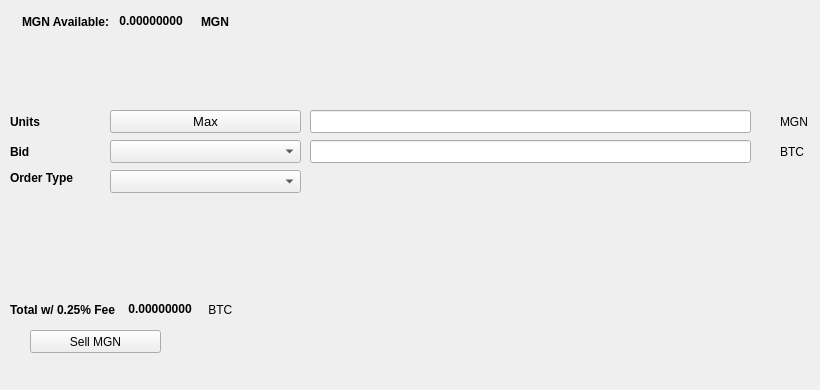
   <widget class="QWidget" name="SellTab">
    <attribute name="title">
     <string>Sell</string>
    </attribute>
    <widget class="QLabel" name="label_16">
     <property name="geometry">
      <rect>
       <x>780</x>
       <y>140</y>
       <width>31</width>
       <height>23</height>
      </rect>
     </property>
     <property name="text">
      <string>BTC</string>
     </property>
    </widget>
    <widget class="QComboBox" name="SellBidcomboBox">
     <property name="geometry">
      <rect>
       <x>110</x>
       <y>140</y>
       <width>191</width>
       <height>23</height>
      </rect>
     </property>
     <property name="font">
      <font>
       <pointsize>10</pointsize>
      </font>
     </property>
    </widget>
    <widget class="QLabel" name="label_18">
     <property name="geometry">
      <rect>
       <x>10</x>
       <y>110</y>
       <width>46</width>
       <height>23</height>
      </rect>
     </property>
     <property name="font">
      <font>
       <weight>75</weight>
       <bold>true</bold>
      </font>
     </property>
     <property name="text">
      <string>Units</string>
     </property>
    </widget>
    <widget class="QPushButton" name="Sell_Max_Amount">
     <property name="geometry">
      <rect>
       <x>110</x>
       <y>110</y>
       <width>191</width>
       <height>23</height>
      </rect>
     </property>
     <property name="font">
      <font>
       <pointsize>10</pointsize>
      </font>
     </property>
     <property name="text">
      <string>Max</string>
     </property>
    </widget>
    <widget class="QLabel" name="label_20">
     <property name="geometry">
      <rect>
       <x>10</x>
       <y>170</y>
       <width>91</width>
       <height>16</height>
      </rect>
     </property>
     <property name="font">
      <font>
       <weight>75</weight>
       <bold>true</bold>
      </font>
     </property>
     <property name="text">
      <string>Order Type</string>
     </property>
    </widget>
    <widget class="QComboBox" name="SellOrdertypeCombo">
     <property name="geometry">
      <rect>
       <x>110</x>
       <y>170</y>
       <width>191</width>
       <height>23</height>
      </rect>
     </property>
     <property name="font">
      <font>
       <pointsize>10</pointsize>
      </font>
     </property>
    </widget>
    <widget class="QLabel" name="label_21">
     <property name="geometry">
      <rect>
       <x>10</x>
       <y>140</y>
       <width>46</width>
       <height>23</height>
      </rect>
     </property>
     <property name="font">
      <font>
       <weight>75</weight>
       <bold>true</bold>
      </font>
     </property>
     <property name="text">
      <string>Bid</string>
     </property>
    </widget>
    <widget class="QLabel" name="label_22">
     <property name="geometry">
      <rect>
       <x>780</x>
       <y>110</y>
       <width>31</width>
       <height>23</height>
      </rect>
     </property>
     <property name="text">
      <string>MGN</string>
     </property>
    </widget>
    <widget class="QLineEdit" name="UnitsInputMGN">
     <property name="geometry">
      <rect>
       <x>310</x>
       <y>110</y>
       <width>441</width>
       <height>23</height>
      </rect>
     </property>
     <property name="font">
      <font>
       <pointsize>9</pointsize>
       <weight>75</weight>
       <bold>true</bold>
      </font>
     </property>
    </widget>
    <widget class="QLineEdit" name="SellBidPriceEdit">
     <property name="geometry">
      <rect>
       <x>310</x>
       <y>140</y>
       <width>441</width>
       <height>23</height>
      </rect>
     </property>
     <property name="font">
      <font>
       <pointsize>9</pointsize>
       <weight>75</weight>
       <bold>true</bold>
      </font>
     </property>
    </widget>
    <widget class="QPushButton" name="SellMGNBTN">
     <property name="geometry">
      <rect>
       <x>30</x>
       <y>330</y>
       <width>131</width>
       <height>23</height>
      </rect>
     </property>
     <property name="text">
      <string>Sell MGN</string>
     </property>
     <property name="icon">
      <iconset resource="../mgn">
       <normaloff>:/icons/bitcoin</normaloff>:/icons/bitcoin</iconset>
     </property>
    </widget>
    <widget class="QWidget" name="layoutWidget3">
     <property name="geometry">
      <rect>
       <x>22</x>
       <y>12</y>
       <width>258</width>
       <height>19</height>
      </rect>
     </property>
     <layout class="QHBoxLayout" name="horizontalLayout">
      <item>
       <widget class="QLabel" name="label232_2">
        <property name="font">
         <font>
          <weight>75</weight>
          <bold>true</bold>
         </font>
        </property>
        <property name="text">
         <string>MGN Available:</string>
        </property>
       </widget>
      </item>
      <item>
       <widget class="QLabel" name="MGNAvailableLabel">
        <property name="palette">
         <palette>
          <active>
           <colorrole role="WindowText">
            <brush brushstyle="SolidPattern">
             <color alpha="255">
              <red>0</red>
              <green>0</green>
              <blue>0</blue>
             </color>
            </brush>
           </colorrole>
           <colorrole role="Button">
            <brush brushstyle="SolidPattern">
             <color alpha="255">
              <red>0</red>
              <green>170</green>
              <blue>0</blue>
             </color>
            </brush>
           </colorrole>
           <colorrole role="Light">
            <brush brushstyle="SolidPattern">
             <color alpha="255">
              <red>0</red>
              <green>255</green>
              <blue>0</blue>
             </color>
            </brush>
           </colorrole>
           <colorrole role="Midlight">
            <brush brushstyle="SolidPattern">
             <color alpha="255">
              <red>0</red>
              <green>212</green>
              <blue>0</blue>
             </color>
            </brush>
           </colorrole>
           <colorrole role="Dark">
            <brush brushstyle="SolidPattern">
             <color alpha="255">
              <red>0</red>
              <green>85</green>
              <blue>0</blue>
             </color>
            </brush>
           </colorrole>
           <colorrole role="Mid">
            <brush brushstyle="SolidPattern">
             <color alpha="255">
              <red>0</red>
              <green>113</green>
              <blue>0</blue>
             </color>
            </brush>
           </colorrole>
           <colorrole role="Text">
            <brush brushstyle="SolidPattern">
             <color alpha="255">
              <red>0</red>
              <green>170</green>
              <blue>0</blue>
             </color>
            </brush>
           </colorrole>
           <colorrole role="BrightText">
            <brush brushstyle="SolidPattern">
             <color alpha="255">
              <red>255</red>
              <green>255</green>
              <blue>255</blue>
             </color>
            </brush>
           </colorrole>
           <colorrole role="ButtonText">
            <brush brushstyle="SolidPattern">
             <color alpha="255">
              <red>0</red>
              <green>0</green>
              <blue>0</blue>
             </color>
            </brush>
           </colorrole>
           <colorrole role="Base">
            <brush brushstyle="SolidPattern">
             <color alpha="255">
              <red>255</red>
              <green>255</green>
              <blue>255</blue>
             </color>
            </brush>
           </colorrole>
           <colorrole role="Window">
            <brush brushstyle="SolidPattern">
             <color alpha="255">
              <red>0</red>
              <green>170</green>
              <blue>0</blue>
             </color>
            </brush>
           </colorrole>
           <colorrole role="Shadow">
            <brush brushstyle="SolidPattern">
             <color alpha="255">
              <red>0</red>
              <green>0</green>
              <blue>0</blue>
             </color>
            </brush>
           </colorrole>
           <colorrole role="AlternateBase">
            <brush brushstyle="SolidPattern">
             <color alpha="255">
              <red>127</red>
              <green>212</green>
              <blue>127</blue>
             </color>
            </brush>
           </colorrole>
           <colorrole role="ToolTipBase">
            <brush brushstyle="SolidPattern">
             <color alpha="255">
              <red>255</red>
              <green>255</green>
              <blue>220</blue>
             </color>
            </brush>
           </colorrole>
           <colorrole role="ToolTipText">
            <brush brushstyle="SolidPattern">
             <color alpha="255">
              <red>0</red>
              <green>0</green>
              <blue>0</blue>
             </color>
            </brush>
           </colorrole>
          </active>
          <inactive>
           <colorrole role="WindowText">
            <brush brushstyle="SolidPattern">
             <color alpha="255">
              <red>0</red>
              <green>0</green>
              <blue>0</blue>
             </color>
            </brush>
           </colorrole>
           <colorrole role="Button">
            <brush brushstyle="SolidPattern">
             <color alpha="255">
              <red>0</red>
              <green>170</green>
              <blue>0</blue>
             </color>
            </brush>
           </colorrole>
           <colorrole role="Light">
            <brush brushstyle="SolidPattern">
             <color alpha="255">
              <red>0</red>
              <green>255</green>
              <blue>0</blue>
             </color>
            </brush>
           </colorrole>
           <colorrole role="Midlight">
            <brush brushstyle="SolidPattern">
             <color alpha="255">
              <red>0</red>
              <green>212</green>
              <blue>0</blue>
             </color>
            </brush>
           </colorrole>
           <colorrole role="Dark">
            <brush brushstyle="SolidPattern">
             <color alpha="255">
              <red>0</red>
              <green>85</green>
              <blue>0</blue>
             </color>
            </brush>
           </colorrole>
           <colorrole role="Mid">
            <brush brushstyle="SolidPattern">
             <color alpha="255">
              <red>0</red>
              <green>113</green>
              <blue>0</blue>
             </color>
            </brush>
           </colorrole>
           <colorrole role="Text">
            <brush brushstyle="SolidPattern">
             <color alpha="255">
              <red>0</red>
              <green>170</green>
              <blue>0</blue>
             </color>
            </brush>
           </colorrole>
           <colorrole role="BrightText">
            <brush brushstyle="SolidPattern">
             <color alpha="255">
              <red>255</red>
              <green>255</green>
              <blue>255</blue>
             </color>
            </brush>
           </colorrole>
           <colorrole role="ButtonText">
            <brush brushstyle="SolidPattern">
             <color alpha="255">
              <red>0</red>
              <green>0</green>
              <blue>0</blue>
             </color>
            </brush>
           </colorrole>
           <colorrole role="Base">
            <brush brushstyle="SolidPattern">
             <color alpha="255">
              <red>255</red>
              <green>255</green>
              <blue>255</blue>
             </color>
            </brush>
           </colorrole>
           <colorrole role="Window">
            <brush brushstyle="SolidPattern">
             <color alpha="255">
              <red>0</red>
              <green>170</green>
              <blue>0</blue>
             </color>
            </brush>
           </colorrole>
           <colorrole role="Shadow">
            <brush brushstyle="SolidPattern">
             <color alpha="255">
              <red>0</red>
              <green>0</green>
              <blue>0</blue>
             </color>
            </brush>
           </colorrole>
           <colorrole role="AlternateBase">
            <brush brushstyle="SolidPattern">
             <color alpha="255">
              <red>127</red>
              <green>212</green>
              <blue>127</blue>
             </color>
            </brush>
           </colorrole>
           <colorrole role="ToolTipBase">
            <brush brushstyle="SolidPattern">
             <color alpha="255">
              <red>255</red>
              <green>255</green>
              <blue>220</blue>
             </color>
            </brush>
           </colorrole>
           <colorrole role="ToolTipText">
            <brush brushstyle="SolidPattern">
             <color alpha="255">
              <red>0</red>
              <green>0</green>
              <blue>0</blue>
             </color>
            </brush>
           </colorrole>
          </inactive>
          <disabled>
           <colorrole role="WindowText">
            <brush brushstyle="SolidPattern">
             <color alpha="255">
              <red>0</red>
              <green>85</green>
              <blue>0</blue>
             </color>
            </brush>
           </colorrole>
           <colorrole role="Button">
            <brush brushstyle="SolidPattern">
             <color alpha="255">
              <red>0</red>
              <green>170</green>
              <blue>0</blue>
             </color>
            </brush>
           </colorrole>
           <colorrole role="Light">
            <brush brushstyle="SolidPattern">
             <color alpha="255">
              <red>0</red>
              <green>255</green>
              <blue>0</blue>
             </color>
            </brush>
           </colorrole>
           <colorrole role="Midlight">
            <brush brushstyle="SolidPattern">
             <color alpha="255">
              <red>0</red>
              <green>212</green>
              <blue>0</blue>
             </color>
            </brush>
           </colorrole>
           <colorrole role="Dark">
            <brush brushstyle="SolidPattern">
             <color alpha="255">
              <red>0</red>
              <green>85</green>
              <blue>0</blue>
             </color>
            </brush>
           </colorrole>
           <colorrole role="Mid">
            <brush brushstyle="SolidPattern">
             <color alpha="255">
              <red>0</red>
              <green>113</green>
              <blue>0</blue>
             </color>
            </brush>
           </colorrole>
           <colorrole role="Text">
            <brush brushstyle="SolidPattern">
             <color alpha="255">
              <red>0</red>
              <green>85</green>
              <blue>0</blue>
             </color>
            </brush>
           </colorrole>
           <colorrole role="BrightText">
            <brush brushstyle="SolidPattern">
             <color alpha="255">
              <red>255</red>
              <green>255</green>
              <blue>255</blue>
             </color>
            </brush>
           </colorrole>
           <colorrole role="ButtonText">
            <brush brushstyle="SolidPattern">
             <color alpha="255">
              <red>0</red>
              <green>85</green>
              <blue>0</blue>
             </color>
            </brush>
           </colorrole>
           <colorrole role="Base">
            <brush brushstyle="SolidPattern">
             <color alpha="255">
              <red>0</red>
              <green>170</green>
              <blue>0</blue>
             </color>
            </brush>
           </colorrole>
           <colorrole role="Window">
            <brush brushstyle="SolidPattern">
             <color alpha="255">
              <red>0</red>
              <green>170</green>
              <blue>0</blue>
             </color>
            </brush>
           </colorrole>
           <colorrole role="Shadow">
            <brush brushstyle="SolidPattern">
             <color alpha="255">
              <red>0</red>
              <green>0</green>
              <blue>0</blue>
             </color>
            </brush>
           </colorrole>
           <colorrole role="AlternateBase">
            <brush brushstyle="SolidPattern">
             <color alpha="255">
              <red>0</red>
              <green>170</green>
              <blue>0</blue>
             </color>
            </brush>
           </colorrole>
           <colorrole role="ToolTipBase">
            <brush brushstyle="SolidPattern">
             <color alpha="255">
              <red>255</red>
              <green>255</green>
              <blue>220</blue>
             </color>
            </brush>
           </colorrole>
           <colorrole role="ToolTipText">
            <brush brushstyle="SolidPattern">
             <color alpha="255">
              <red>0</red>
              <green>0</green>
              <blue>0</blue>
             </color>
            </brush>
           </colorrole>
          </disabled>
         </palette>
        </property>
        <property name="font">
         <font>
          <weight>75</weight>
          <bold>true</bold>
         </font>
        </property>
        <property name="text">
         <string> 0.00000000 </string>
        </property>
        <property name="textInteractionFlags">
         <set>Qt::LinksAccessibleByMouse|Qt::TextSelectableByKeyboard|Qt::TextSelectableByMouse</set>
        </property>
       </widget>
      </item>
      <item>
       <widget class="QLabel" name="labelMGN">
        <property name="font">
         <font>
          <weight>75</weight>
          <bold>true</bold>
         </font>
        </property>
        <property name="text">
         <string>MGN</string>
        </property>
       </widget>
      </item>
     </layout>
    </widget>
    <widget class="QWidget" name="layoutWidget">
     <property name="geometry">
      <rect>
       <x>10</x>
       <y>300</y>
       <width>268</width>
       <height>19</height>
      </rect>
     </property>
     <layout class="QHBoxLayout" name="horizontalLayout_2">
      <item>
       <widget class="QLabel" name="label_19">
        <property name="font">
         <font>
          <weight>75</weight>
          <bold>true</bold>
         </font>
        </property>
        <property name="text">
         <string>Total w/ 0.25% Fee </string>
        </property>
       </widget>
      </item>
      <item>
       <widget class="QLabel" name="SellCostLabel">
        <property name="palette">
         <palette>
          <active>
           <colorrole role="WindowText">
            <brush brushstyle="SolidPattern">
             <color alpha="255">
              <red>0</red>
              <green>0</green>
              <blue>0</blue>
             </color>
            </brush>
           </colorrole>
           <colorrole role="Button">
            <brush brushstyle="SolidPattern">
             <color alpha="255">
              <red>0</red>
              <green>170</green>
              <blue>0</blue>
             </color>
            </brush>
           </colorrole>
           <colorrole role="Light">
            <brush brushstyle="SolidPattern">
             <color alpha="255">
              <red>0</red>
              <green>255</green>
              <blue>0</blue>
             </color>
            </brush>
           </colorrole>
           <colorrole role="Midlight">
            <brush brushstyle="SolidPattern">
             <color alpha="255">
              <red>0</red>
              <green>212</green>
              <blue>0</blue>
             </color>
            </brush>
           </colorrole>
           <colorrole role="Dark">
            <brush brushstyle="SolidPattern">
             <color alpha="255">
              <red>0</red>
              <green>85</green>
              <blue>0</blue>
             </color>
            </brush>
           </colorrole>
           <colorrole role="Mid">
            <brush brushstyle="SolidPattern">
             <color alpha="255">
              <red>0</red>
              <green>113</green>
              <blue>0</blue>
             </color>
            </brush>
           </colorrole>
           <colorrole role="Text">
            <brush brushstyle="SolidPattern">
             <color alpha="255">
              <red>0</red>
              <green>170</green>
              <blue>0</blue>
             </color>
            </brush>
           </colorrole>
           <colorrole role="BrightText">
            <brush brushstyle="SolidPattern">
             <color alpha="255">
              <red>255</red>
              <green>255</green>
              <blue>255</blue>
             </color>
            </brush>
           </colorrole>
           <colorrole role="ButtonText">
            <brush brushstyle="SolidPattern">
             <color alpha="255">
              <red>0</red>
              <green>0</green>
              <blue>0</blue>
             </color>
            </brush>
           </colorrole>
           <colorrole role="Base">
            <brush brushstyle="SolidPattern">
             <color alpha="255">
              <red>255</red>
              <green>255</green>
              <blue>255</blue>
             </color>
            </brush>
           </colorrole>
           <colorrole role="Window">
            <brush brushstyle="SolidPattern">
             <color alpha="255">
              <red>0</red>
              <green>170</green>
              <blue>0</blue>
             </color>
            </brush>
           </colorrole>
           <colorrole role="Shadow">
            <brush brushstyle="SolidPattern">
             <color alpha="255">
              <red>0</red>
              <green>0</green>
              <blue>0</blue>
             </color>
            </brush>
           </colorrole>
           <colorrole role="AlternateBase">
            <brush brushstyle="SolidPattern">
             <color alpha="255">
              <red>127</red>
              <green>212</green>
              <blue>127</blue>
             </color>
            </brush>
           </colorrole>
           <colorrole role="ToolTipBase">
            <brush brushstyle="SolidPattern">
             <color alpha="255">
              <red>255</red>
              <green>255</green>
              <blue>220</blue>
             </color>
            </brush>
           </colorrole>
           <colorrole role="ToolTipText">
            <brush brushstyle="SolidPattern">
             <color alpha="255">
              <red>0</red>
              <green>0</green>
              <blue>0</blue>
             </color>
            </brush>
           </colorrole>
          </active>
          <inactive>
           <colorrole role="WindowText">
            <brush brushstyle="SolidPattern">
             <color alpha="255">
              <red>0</red>
              <green>0</green>
              <blue>0</blue>
             </color>
            </brush>
           </colorrole>
           <colorrole role="Button">
            <brush brushstyle="SolidPattern">
             <color alpha="255">
              <red>0</red>
              <green>170</green>
              <blue>0</blue>
             </color>
            </brush>
           </colorrole>
           <colorrole role="Light">
            <brush brushstyle="SolidPattern">
             <color alpha="255">
              <red>0</red>
              <green>255</green>
              <blue>0</blue>
             </color>
            </brush>
           </colorrole>
           <colorrole role="Midlight">
            <brush brushstyle="SolidPattern">
             <color alpha="255">
              <red>0</red>
              <green>212</green>
              <blue>0</blue>
             </color>
            </brush>
           </colorrole>
           <colorrole role="Dark">
            <brush brushstyle="SolidPattern">
             <color alpha="255">
              <red>0</red>
              <green>85</green>
              <blue>0</blue>
             </color>
            </brush>
           </colorrole>
           <colorrole role="Mid">
            <brush brushstyle="SolidPattern">
             <color alpha="255">
              <red>0</red>
              <green>113</green>
              <blue>0</blue>
             </color>
            </brush>
           </colorrole>
           <colorrole role="Text">
            <brush brushstyle="SolidPattern">
             <color alpha="255">
              <red>0</red>
              <green>170</green>
              <blue>0</blue>
             </color>
            </brush>
           </colorrole>
           <colorrole role="BrightText">
            <brush brushstyle="SolidPattern">
             <color alpha="255">
              <red>255</red>
              <green>255</green>
              <blue>255</blue>
             </color>
            </brush>
           </colorrole>
           <colorrole role="ButtonText">
            <brush brushstyle="SolidPattern">
             <color alpha="255">
              <red>0</red>
              <green>0</green>
              <blue>0</blue>
             </color>
            </brush>
           </colorrole>
           <colorrole role="Base">
            <brush brushstyle="SolidPattern">
             <color alpha="255">
              <red>255</red>
              <green>255</green>
              <blue>255</blue>
             </color>
            </brush>
           </colorrole>
           <colorrole role="Window">
            <brush brushstyle="SolidPattern">
             <color alpha="255">
              <red>0</red>
              <green>170</green>
              <blue>0</blue>
             </color>
            </brush>
           </colorrole>
           <colorrole role="Shadow">
            <brush brushstyle="SolidPattern">
             <color alpha="255">
              <red>0</red>
              <green>0</green>
              <blue>0</blue>
             </color>
            </brush>
           </colorrole>
           <colorrole role="AlternateBase">
            <brush brushstyle="SolidPattern">
             <color alpha="255">
              <red>127</red>
              <green>212</green>
              <blue>127</blue>
             </color>
            </brush>
           </colorrole>
           <colorrole role="ToolTipBase">
            <brush brushstyle="SolidPattern">
             <color alpha="255">
              <red>255</red>
              <green>255</green>
              <blue>220</blue>
             </color>
            </brush>
           </colorrole>
           <colorrole role="ToolTipText">
            <brush brushstyle="SolidPattern">
             <color alpha="255">
              <red>0</red>
              <green>0</green>
              <blue>0</blue>
             </color>
            </brush>
           </colorrole>
          </inactive>
          <disabled>
           <colorrole role="WindowText">
            <brush brushstyle="SolidPattern">
             <color alpha="255">
              <red>0</red>
              <green>85</green>
              <blue>0</blue>
             </color>
            </brush>
           </colorrole>
           <colorrole role="Button">
            <brush brushstyle="SolidPattern">
             <color alpha="255">
              <red>0</red>
              <green>170</green>
              <blue>0</blue>
             </color>
            </brush>
           </colorrole>
           <colorrole role="Light">
            <brush brushstyle="SolidPattern">
             <color alpha="255">
              <red>0</red>
              <green>255</green>
              <blue>0</blue>
             </color>
            </brush>
           </colorrole>
           <colorrole role="Midlight">
            <brush brushstyle="SolidPattern">
             <color alpha="255">
              <red>0</red>
              <green>212</green>
              <blue>0</blue>
             </color>
            </brush>
           </colorrole>
           <colorrole role="Dark">
            <brush brushstyle="SolidPattern">
             <color alpha="255">
              <red>0</red>
              <green>85</green>
              <blue>0</blue>
             </color>
            </brush>
           </colorrole>
           <colorrole role="Mid">
            <brush brushstyle="SolidPattern">
             <color alpha="255">
              <red>0</red>
              <green>113</green>
              <blue>0</blue>
             </color>
            </brush>
           </colorrole>
           <colorrole role="Text">
            <brush brushstyle="SolidPattern">
             <color alpha="255">
              <red>0</red>
              <green>85</green>
              <blue>0</blue>
             </color>
            </brush>
           </colorrole>
           <colorrole role="BrightText">
            <brush brushstyle="SolidPattern">
             <color alpha="255">
              <red>255</red>
              <green>255</green>
              <blue>255</blue>
             </color>
            </brush>
           </colorrole>
           <colorrole role="ButtonText">
            <brush brushstyle="SolidPattern">
             <color alpha="255">
              <red>0</red>
              <green>85</green>
              <blue>0</blue>
             </color>
            </brush>
           </colorrole>
           <colorrole role="Base">
            <brush brushstyle="SolidPattern">
             <color alpha="255">
              <red>0</red>
              <green>170</green>
              <blue>0</blue>
             </color>
            </brush>
           </colorrole>
           <colorrole role="Window">
            <brush brushstyle="SolidPattern">
             <color alpha="255">
              <red>0</red>
              <green>170</green>
              <blue>0</blue>
             </color>
            </brush>
           </colorrole>
           <colorrole role="Shadow">
            <brush brushstyle="SolidPattern">
             <color alpha="255">
              <red>0</red>
              <green>0</green>
              <blue>0</blue>
             </color>
            </brush>
           </colorrole>
           <colorrole role="AlternateBase">
            <brush brushstyle="SolidPattern">
             <color alpha="255">
              <red>0</red>
              <green>170</green>
              <blue>0</blue>
             </color>
            </brush>
           </colorrole>
           <colorrole role="ToolTipBase">
            <brush brushstyle="SolidPattern">
             <color alpha="255">
              <red>255</red>
              <green>255</green>
              <blue>220</blue>
             </color>
            </brush>
           </colorrole>
           <colorrole role="ToolTipText">
            <brush brushstyle="SolidPattern">
             <color alpha="255">
              <red>0</red>
              <green>0</green>
              <blue>0</blue>
             </color>
            </brush>
           </colorrole>
          </disabled>
         </palette>
        </property>
        <property name="font">
         <font>
          <weight>75</weight>
          <bold>true</bold>
         </font>
        </property>
        <property name="autoFillBackground">
         <bool>false</bool>
        </property>
        <property name="text">
         <string> 0.00000000</string>
        </property>
        <property name="textInteractionFlags">
         <set>Qt::LinksAccessibleByMouse|Qt::TextSelectableByMouse</set>
        </property>
       </widget>
      </item>
      <item>
       <widget class="QLabel" name="label_17">
        <property name="font">
         <font>
          <weight>50</weight>
          <bold>false</bold>
         </font>
        </property>
        <property name="text">
         <string> BTC</string>
        </property>
       </widget>
      </item>
     </layout>
    </widget>
    <widget class="QLabel" name="label_23">
     <property name="geometry">
      <rect>
       <x>460</x>
       <y>300</y>
       <width>281</width>
       <height>81</height>
      </rect>
     </property>
     <property name="text">
      <string/>
     </property>
     <property name="pixmap">
      <pixmap>:/images/bittrex</pixmap>
     </property>
    </widget>
   </widget>
